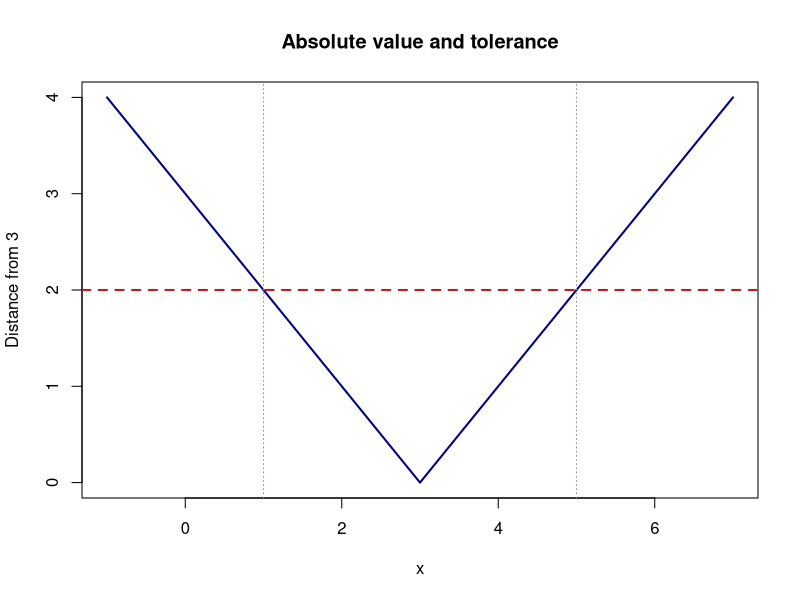
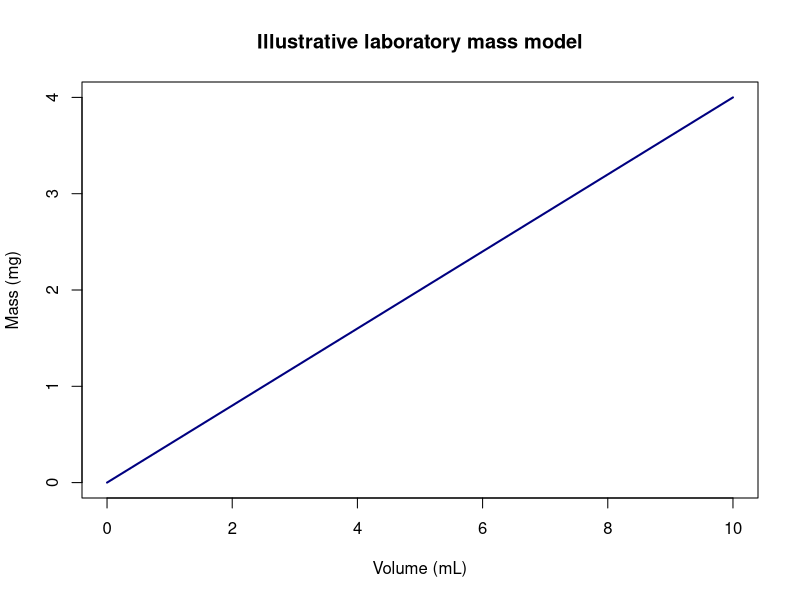

The R source for these figures, in order:
# Chapter 1 — Applied Precalculus Using R and Python
# Lab A: arithmetic and numeric representation (base R only)
print((-3)^2)
print(-3^2)
print((2.4e6) * 0.015)
print(0.1 + 0.2)
print((0.1 + 0.2) == 0.3)
print(isTRUE(all.equal(0.1 + 0.2, 0.3)))
# Rational expression: original domain excludes x=0 and x=3
x <- c(-2, 1, 4)
original <- (x^2 - 9) / (x^2 - 3*x)
simplified <- (x + 3) / x
print(data.frame(x, original, simplified))
# Lab B: tolerance graph
x <- seq(-1, 7, length.out=501)
plot(x, abs(x-3), type='l', lwd=2, col='navy',
     xlab='x', ylab='Distance from 3', main='Absolute value and tolerance')
abline(h=2, col='firebrick', lty=2, lwd=2)
abline(v=c(1,5), col='gray60', lty=3)
print(data.frame(x=c(1,3,5), distance=abs(c(1,3,5)-3)))
# Lab C: dimensional analysis and simple linear model
mass_g <- 0.075
print(paste('Mass in mg:', mass_g*1000))
v <- seq(0,10,length.out=101)
plot(v, 0.4*v, type='l', lwd=2, col='navy',
     xlab='Volume (mL)', ylab='Mass (mg)',
     main='Illustrative laboratory mass model')
